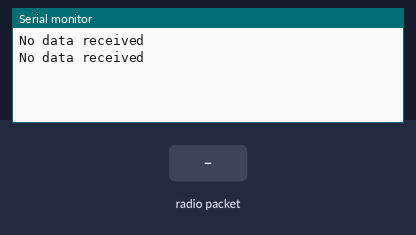
Simulated run of this sketch. Board: Arduino Uno, built with avr-gcc and run on an emulated ATmega328P. Shown: the last lines printed to the serial monitor. The test bench sets the inputs (shaded band). No radio packets arrive unless stated.

Above: at 1.8 s.
1.9 s: radio packet "1" arrives
At 2.8 s:
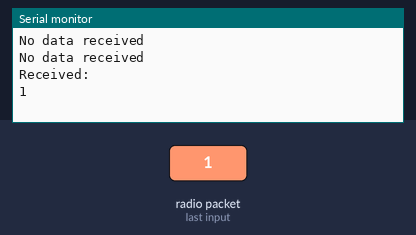
3.5 s: radio packet "0" arrives
At 4.5 s:
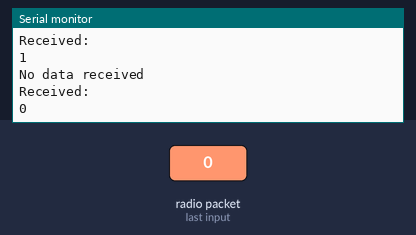
5.0 s: radio packet "2" arrives
At 5.8 s:
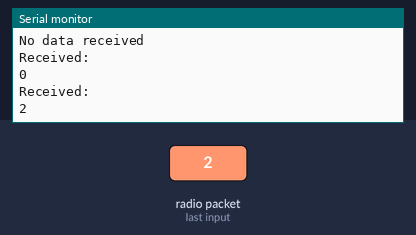

Measured:
- after the input at 1.9 s, the serial monitor: prints a new line after 0.11 s (image 1)
- after the input at 3.5 s, the serial monitor: prints a new line after 0.52 s (image 2)
- after the input at 5.0 s, the serial monitor: prints a new line at once (image 3)

The sketch:

ARD_Rec.ino
```cpp
#include <SPI.h>
#include <nRF24L01.h>
#include <RF24.h>

RF24 radio(7, 8); // CE, CSN

const byte address[6] = "00001"; // address for the NRF24L01 module

void setup() {
  Serial.begin(9600);
  if (!radio.begin()) {
    Serial.println("Radio hardware not responding");
  }
  radio.openReadingPipe(0, address);
  radio.setPALevel(RF24_PA_HIGH); // Try a lower power level
  radio.startListening();
}

void loop() {
  if (radio.available()) { // check if data is available
    char text[32] = ""; // buffer to store the incoming data
    radio.read(&text, sizeof(text)); // read the data
    Serial.println("Received: ");
    Serial.println(text); // print the data to the serial monitor
  } else {
    Serial.println("No data received");
  }
  delay(1000); // small delay to prevent flooding the serial output
}
```
